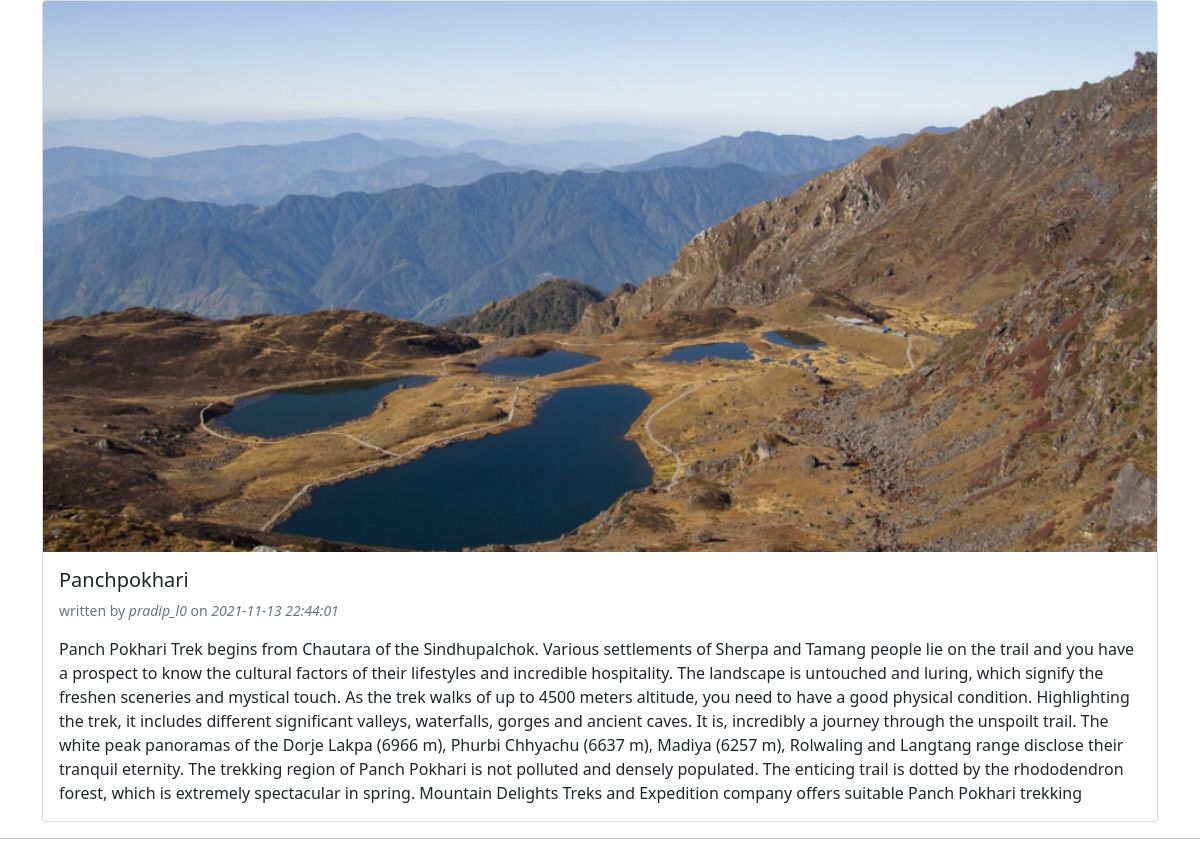
/fullpost.php?id=21, run on the app's committed database.
### tables this page shows
CREATE TABLE `post` (
  `id` int(3) NOT NULL,
  `dateandtime` varchar(25) NOT NULL,
  `title` varchar(200) NOT NULL,
  `category` varchar(50) NOT NULL,
  `author` varchar(50) NOT NULL,
  `image` varchar(100) NOT NULL,
  `post` varchar(1000) NOT NULL,
  `username` varchar(50) NOT NULL,
  `f_admin` int(5) NOT NULL,
  `likes` int(5) NOT NULL
);

### fullpost.php (the view, shortened to what this page needs)
<?php
require_once('include/db.php');
 ?>
<?php $id=$_GET['id']; ?>
<html>
<head>
</head>
<link rel="stylesheet" type="text/css" href="css/bootstrap.min.css">
<body>
	<div class="container">
		<?php
		$sql="SELECT * FROM post WHERE id='$id'";
		$result=$conn->query($sql);
		$res=$result->fetch();
		$title=$res['title'];
		$post=$res['post'];
		$date=$res['dateandtime'];
		$photo=$res['image'];
		$name=$res['username'];
		?>
		<div class="card">
  			<img class="card-img-top" src="image/<?php echo $photo ?>"  alt="Card image cap">
  			<div class="card-body">
  				<div class="row">
  					<h5 class="card-title"><?php echo $title ?></h5>
  					<p class="card-text"><small class="text-muted">written by <i><?php echo $name;?></i> on <i><?php echo $date; ?></i></small></p><br>
  				</div>
  				<p class="card-text"><?php echo $post?></p>
  			</div>
		</div>
	</div>
	<hr>
</body>
</html>

### data on the page
post: image (picture), title "Panchpokhari", username "pradip_l0", dateandtime "2021-11-13 22:44:01", post "Panch Pokhari Trek begins from Chautara of the Sindhupalchok. Various settlements of Sherpa and Tamang people lie on the trail and you have a prospect to know the cultural factors of their lifestyles and incredible hospitality. The landscape is untouched and luring, which signify the freshen sceneries and mystical touch. As the trek walks of up to 4500 meters altitude, you need to have a good physical condition. Highlighting the trek, it includes different significant valleys, waterfalls, gorges and ancient caves. It is, incredibly a journey through the unspoilt trail. The white peak panoramas of the Dorje Lakpa (6966 m), Phurbi Chhyachu (6637 m), Madiya (6257 m), Rolwaling and Langtang…"
